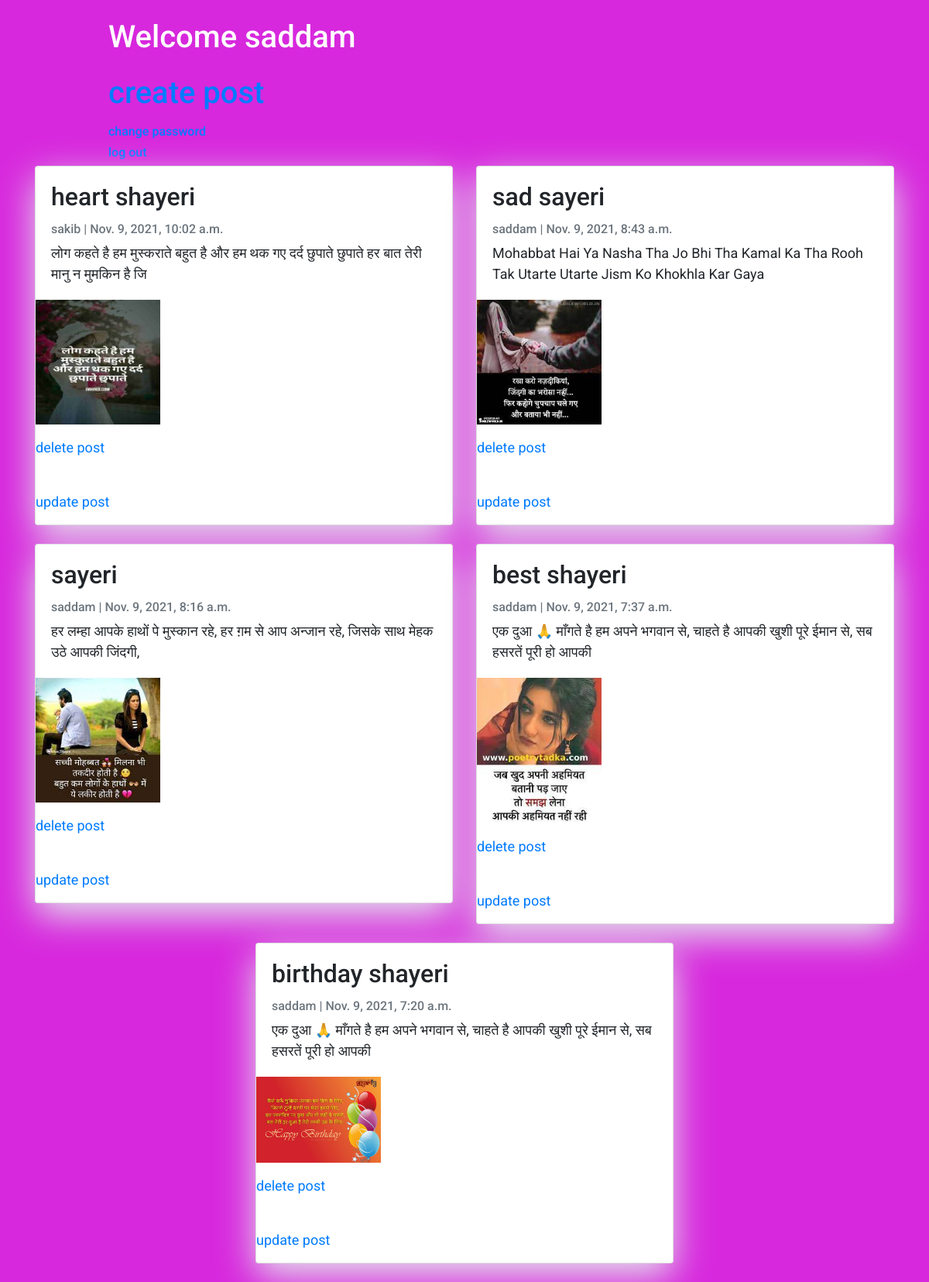
The app's page /userdashboard (signed in) with its own data.
### blog_app/models.py (models this page shows, shortened)
class Post(models.Model):
    title = models.CharField(max_length=200, unique=True)
    image=models.ImageField(upload_to='images/')
    author = models.ForeignKey(User, on_delete= models.CASCADE,related_name='blog_posts')
    updated_on = models.DateTimeField(auto_now= True)
    content = models.TextField()
    created_on = models.DateTimeField(auto_now_add=True)
    status = models.IntegerField(choices=STATUS, default=0)
    class Meta:
        ordering = ['-created_on']

### blog_app/views.py (the view)
# urls.py: path('userdashboard',views.userdashboard,name='userdashboard'),
def userdashboard(request):
    data =Post.objects.all()
    user=request.user
    return render(request,'userdashboard.html',{'data':data,'user':user})

### blog_app/templates/userdashboard.html (shortened to what this page needs)
<!DOCTYPE html>
<html>
    <head>
        <link rel="stylesheet" href="https://maxcdn.bootstrapcdn.com/bootstrap/4.0.0/css/bootstrap.min.css"
 />
    </head>
<body>
<header class="masthead">
    <div class="container">
        <div class="row">
            <div class=" col-md-8 col-md-10 mx-auto">
                <div class="site-heading">
                    <h1 class=" site-heading my-4 mt-3 text-white"> Welcome {{user}}</h1>
                    <h1><p><a href="/post">create post</a></p> </h1>
                    <h6> <a href="/changepassword" >change password</a> </h6>
                    <h6> <a href="/logout" >log out</a> </h6>
                </div>
            </div>
        </div>
    </div>
</header>
<div class="container">
    <div class="row">
        {% for post in data %}
        <div class="col-md-6 mx-auto ">
            <div class="card mb-4">
                <div class="card-body">
                    <h2 class="card-title">{{ post.title }}</h2>
                    <p class="card-text text-muted h6">{{ post.author }} | {{ post.created_on}} </p>
                    <p class="card-text">{{post.content|slice:":100" }}</p>
                </div>
                <p> <img src="{{ post.image.url }}" class="img-responsive" style="width: 30%; float: left; margin-right: 10px;" /></p>
             <p><a href="delete{{post.id}}">delete post</a></p> <br>
             <p><a href="update{{post.id}}">update post</a></p>
            </div>
        </div>
        {% endfor %}
    </div>
</div>
</body>

### blog_app/templates/userdashboard.html (style rules this page uses)
body { font-family: "Roboto", sans-serif; font-size: 18px; background-color: #d728dd; }
.card { box-shadow: 0 16px 48px #E3E7EB; }

### records on screen
Post: title "heart shayeri", author "sakib", created_on "Nov. 9, 2021, 10:02 a.m.", content "लोग कहते है हम मुस्कराते बहुत है और हम थक गए दर्द छुपाते छुपाते हर बात तेरी मानु न मुमकिन है जि", image (picture)
Post: title "sad sayeri", author "saddam", created_on "Nov. 9, 2021, 8:43 a.m.", content "Mohabbat Hai Ya Nasha Tha Jo Bhi Tha Kamal Ka Tha Rooh Tak Utarte Utarte Jism Ko Khokhla Kar Gaya", image (picture)
Post: title "sayeri", author "saddam", created_on "Nov. 9, 2021, 8:16 a.m.", content "हर लम्हा आपके हाथों पे मुस्कान रहे, हर ग़म से आप अन्जान रहे, जिसके साथ मेहक उठे आपकी जिंदगी,", image (picture)
Post: title "best shayeri", author "saddam", created_on "Nov. 9, 2021, 7:37 a.m.", content "एक दुआ 🙏 माँगते है हम अपने भगवान से, चाहते है आपकी खुशी पूरे ईमान से, सब हसरतें पूरी हो आपकी", image (picture)
Post: title "birthday shayeri", author "saddam", created_on "Nov. 9, 2021, 7:20 a.m.", content "एक दुआ 🙏 माँगते है हम अपने भगवान से, चाहते है आपकी खुशी पूरे ईमान से, सब हसरतें पूरी हो आपकी", image (picture)

### other values on screen
{{ user }} "saddam"
